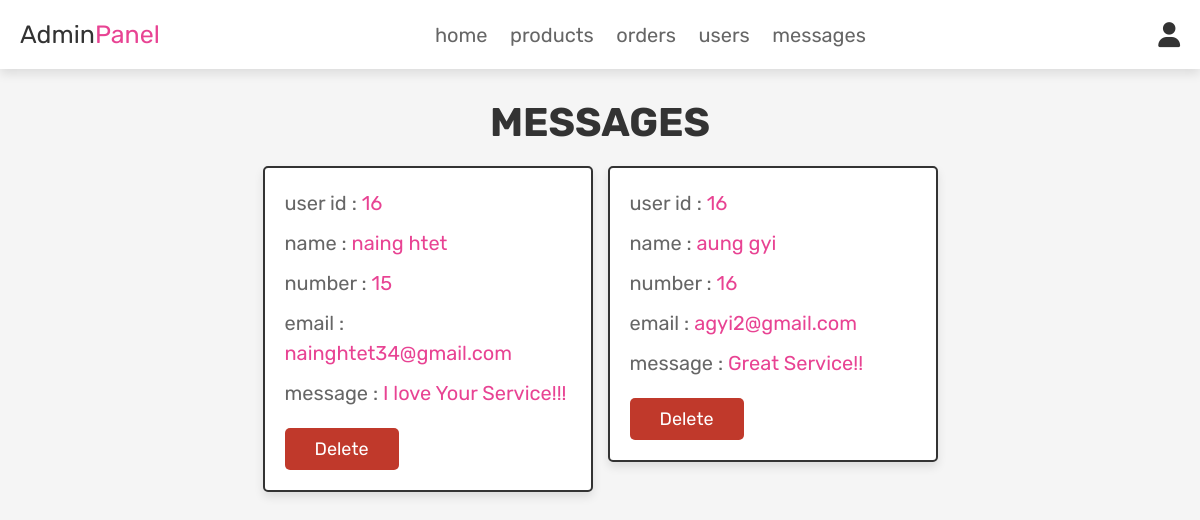
/admin_contacts.php (signed in), run on the app's committed database.
### tables this page shows
CREATE TABLE `message` (
  `id` int(100) NOT NULL,
  `user_id` int(100) NOT NULL,
  `name` varchar(100) NOT NULL,
  `email` varchar(100) NOT NULL,
  `number` varchar(12) NOT NULL,
  `message` varchar(500) NOT NULL
);

### admin_contacts.php (the view, shortened to what this page needs)
<?php
@include 'config.php';
?>
<!DOCTYPE html>
<html lang="en">
<head>
   <link rel="stylesheet" href="https://cdnjs.cloudflare.com/ajax/libs/font-awesome/6.0.0/css/all.min.css">
   <link rel="stylesheet" href="css/admin_style.css">
</head>
<body>
<?php @include 'admin_header.php'; ?>
<section class="messages">
   <h1 class="title">messages</h1>
   <div class="box-container">
      <?php
       $select_message = mysqli_query($conn, "SELECT * FROM `message`") or die('query failed');
       if(mysqli_num_rows($select_message) > 0){
          while($fetch_message = mysqli_fetch_assoc($select_message)){
      ?>
      <div class="box">
         <p>user id : <span><?php echo $fetch_message['user_id']; ?></span> </p>
         <p>name : <span><?php echo $fetch_message['name']; ?></span> </p>
         <p>number : <span><?php echo $fetch_message['number']; ?></span> </p>
         <p>email : <span><?php echo $fetch_message['email']; ?></span> </p>
         <p>message : <span><?php echo $fetch_message['message']; ?></span> </p>
         <a href="admin_contacts.php?delete=<?php echo $fetch_message['id']; ?>" onclick="return confirm('delete this message?');" class="delete-btn">delete</a>
      </div>
      <?php
         }
      }else{
         echo '<p class="empty">you have no messages!</p>';
      }
      ?>
   </div>
</section>
</body>
</html>

### css/admin_style.css (style rules this page uses)
:root { --pink:#e84393; --red:#c0392b; --orange:#f39c12; --black:#333; --white:#fff; --light-color:#666; --light-white:#ccc; --light-bg:#f5f5f5; --border:.2rem solid var(--black); --box-shadow:0 .5rem 1rem rgba(0,0,0,.1); }
* { font-family: 'Rubik', sans-serif; margin:0; padding:0; box-sizing: border-box; outline: none; border:none; text-decoration: none; transition:all .2s linear; }
html { font-size: 62.5%; overflow-x: hidden; scroll-behavior: smooth; scroll-padding-top: 6.5rem; }
body { background: var(--light-bg); }
section { padding:3rem 2rem; }
.title { text-align: center; margin-bottom: 2rem; color:var(--black); text-transform: uppercase; font-size: 4rem; }
.btn, .delete-btn, .option-btn { display: inline-block; border-radius: .5rem; margin-top: 1rem; font-size: 1.8rem; color:var(--white); cursor: pointer; padding:1rem 3rem; text-transform: capitalize; }
.delete-btn { background-color: var(--red); }
.messages .box-container { display: grid; grid-template-columns: repeat(auto-fit, 33rem); gap:1.5rem; align-items: flex-start; max-width: 1200px; margin: 0 auto; justify-content: center; }
.messages .box-container .box { padding:2rem; border:var(--border); background-color: var(--white); box-shadow: var(--box-shadow); border-radius: .5rem; }
.messages .box-container .box p { font-size: 2rem; color:var(--light-color); margin-bottom: 1rem; line-height: 1.5; }
.messages .box-container .box p span { color:var(--pink); }

### data on the page
message: user "16", name "naing htet", number "15", email "nainghtet34@gmail.com", message "I love Your Service!!!"
message: user "16", name "aung gyi", number "16", email "agyi2@gmail.com", message "Great Service!!"
